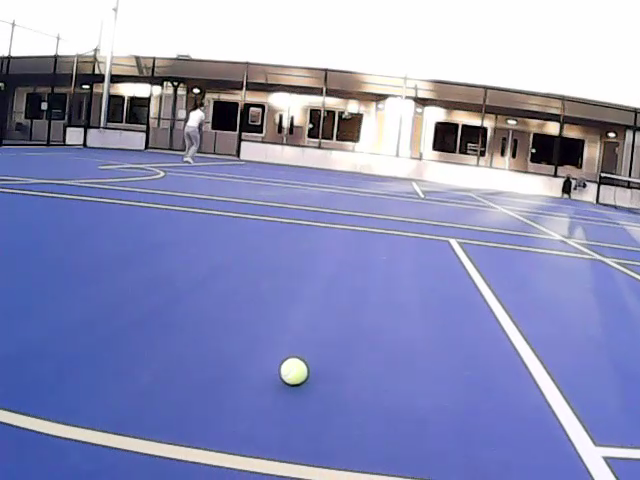
#> input picture frame 28 of minghao/tennis/1.mp4, 640 x 480 px
$ python tennis_.py
#> lines starting #> are read from the running program, lines starting #| are printed output that depends on the picture; after the words box and inside, x2 and y2 are one past the last pixel; in counts of white or black regions, pixels touching at a corner belong together
import cv2
import numpy as np
import random
import cv2
import math
import time
import numpy as np
import cv2, PIL
from cv2 import aruco
import matplotlib.pyplot as plt
import matplotlib as mpl
import pandas as pd
import random

remove_div_points = 8
length_filter = 30
random_points =   20 # int(0.75 *  length_filter ) -1 # num + 0.25 Length < Length


def get_circle_center(p1, p2, p3):
    """
    计算三个点的外接圆圆心
    """
    temp = p2[0]**2 + p2[1]**2
    bc = (p1[0]**2 + p1[1]**2 - temp) / 2
    cd = (temp - p3[0]**2 - p3[1]**2) / 2
    det = (p1[0] - p2[0]) * (p2[1] - p3[1]) - (p2[0] - p3[0]) * (p1[1] - p2[1])

    if abs(det) < 1e-6:
      return None

    cx = (bc * (p2[1] - p3[1]) - cd * (p1[1] - p2[1])) / det
    cy = ((p1[0] - p2[0]) * cd - (p2[0] - p3[0]) * bc) / det
    return int(cx), int(cy)

def is_circle(contour,centers):
    """
    检查圆心分布是否接近，判断是否为圆形
    """
    n = remove_div_points
    threshold = 4

    # 将列表转换为 NumPy 数组
    centers = np.array(centers)
    # 计算均值中心
    mean_center = np.mean(centers, axis=0)
    # 计算每个点到均值中心的距离
    distances = np.linalg.norm(np.squeeze(centers - mean_center), axis=1)
    # 找到距离最大的 n 个点的索引
    indices_to_remove = np.argpartition(distances, -n)[-n:]
    # 创建一个布尔掩码，标记出需要保留的点
    mask = np.ones(centers.shape[0], dtype=bool)
    mask[indices_to_remove] = False
    # 使用掩码创建一个新的数组，不包含最大的 n 个值
    filtered_centers = centers[mask]

    #print('number of centers', len(filtered_centers))
    # 计算 去除散点的中心
    centers = np.array(filtered_centers)
    mean_center = np.mean(centers, axis=0)
    temp = np.squeeze(centers - mean_center)
    distances = (np.linalg.norm(np.squeeze(centers - mean_center), axis=1))

    # 计算半径
    Rs = (np.linalg.norm(np.squeeze(contour - mean_center), axis=1))
    R = np.mean(Rs)
    #print('div',np.mean(distances),'R',R,'mean center',mean_center)
    return (np.mean(distances) < threshold ) , mean_center ,R


if __name__ == '__main__':

    vid = cv2.VideoCapture(2)
    vid.set(cv2.CAP_PROP_FRAME_WIDTH, 640) # 1280
    vid.set(cv2.CAP_PROP_FRAME_HEIGHT, 480) # 720

    video_path = 'tennis/1.mp4'
    vid = cv2.VideoCapture(video_path)

    while True:

        ret, frame = vid.read()
#> frame is the input picture: shape (480, 640, 3); mean B, G, R 186.4, 145.5, 140.9
        #frame = cv2.imread('tennis/13.jpg')

        if not ret:
            vid = cv2.VideoCapture(video_path)
            ret, frame = vid.read()


        ts = time.time() # record time usage
        Original = frame.copy()

        # A
        # 将图像从 BGR 转换为 HSV
        hsv = cv2.cvtColor(frame, cv2.COLOR_BGR2HSV)
#> hsv: shape (480, 640, 3); mean H, S, V 87.3, 76.3, 189.6
        # 定义网球的颜色范围（根据网球的实际颜色调整）
        mask_1 = cv2.inRange(hsv, np.array([25, 70, 0]), np.array([60, 120, 255]))
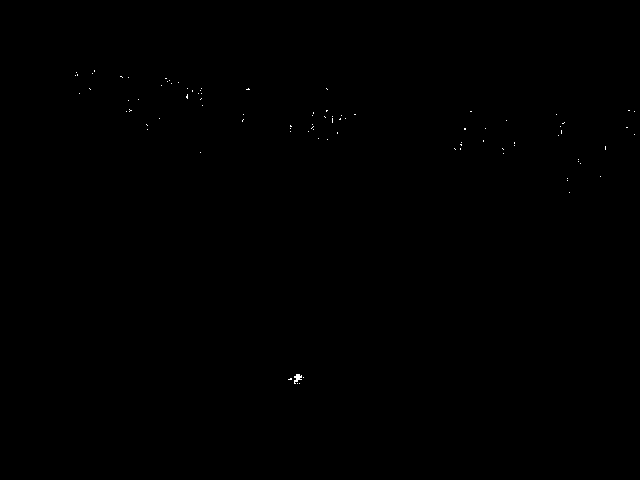
#> mask_1: shape (480, 640); 0.07% white in thin lines or dots, all inside (x1, y1, x2, y2) = (75, 70, 635, 384)
        mask_2 = cv2.inRange(hsv, np.array([25, 20, 50]), np.array([60, 255, 160])) #backlighting(beiguang)
#> mask_2: shape (480, 640); 0.15% white in thin lines or dots, all inside (x1, y1, x2, y2) = (1, 54, 638, 448)
        mask_3 = cv2.inRange(hsv, np.array([8, 0, 220]), np.array([72, 100, 255])) #frontlighting(fanguang)
#> mask_3: shape (480, 640); 4.3% white; 135 white regions (99 under 20 px), largest, box (x1, y1, x2, y2) and area: (18, 416, 362, 480) 3160, (322, 98, 398, 174) 2299, (399, 107, 458, 182) 1516

        # 创建遮罩，只保留在颜色范围内的部分 球
        mask = cv2.bitwise_or(mask_1, mask_2)
        mask = cv2.bitwise_or(mask, mask_3)
#> mask: shape (480, 640); 4.4% white; 273 white regions (234 under 20 px), largest, box (x1, y1, x2, y2) and area: (18, 416, 362, 480) 3160, (322, 98, 398, 174) 2307, (399, 106, 458, 182) 1517
        # 蓝色地面，
        mask_ground = cv2.inRange(hsv, np.array([107, 69, 0]), np.array([126, 200, 255]))
#> mask_ground: shape (480, 640); 54.4% white; 68 black regions (64 under 20 px), largest, box (x1, y1, x2, y2) and area: (0, 0, 640, 480) 133393, (0, 408, 426, 480) 5699, (280, 354, 310, 387) 751, (0, 81, 10, 92) 90

        # 使用形态学操作去除噪声
        mask = cv2.erode(mask, None, iterations=1)
#> mask: shape (480, 640); 2.4% white; 75 white regions (45 under 20 px), largest, box (x1, y1, x2, y2) and area: (34, 421, 361, 480) 2220, (334, 109, 396, 173) 1278, (421, 121, 453, 181) 605
        mask = cv2.dilate(mask, None, iterations=1)
#> mask: shape (480, 640); 3.8% white; 60 white regions (16 under 20 px), largest, box (x1, y1, x2, y2) and area: (25, 419, 362, 480) 3028, (322, 103, 397, 174) 2040, (361, 70, 431, 96) 1021
        tennis_dilated_mask = cv2.dilate(mask, np.ones((15, 15), np.uint8), iterations=4)
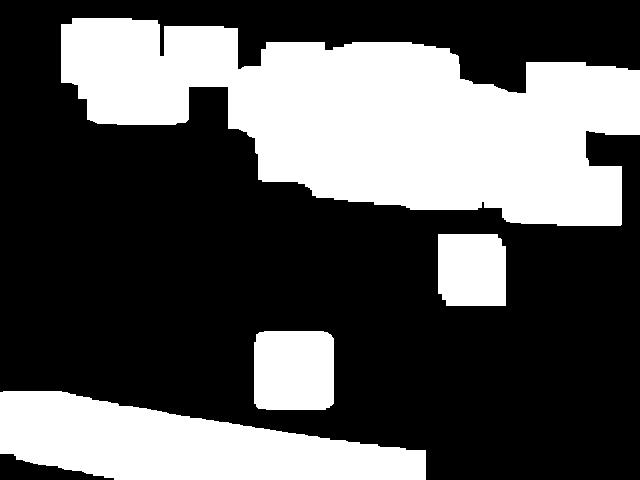
#> tennis_dilated_mask: shape (480, 640); 34.9% white; 4 white regions, box (x1, y1, x2, y2) and area: (61, 18, 640, 226) 72086, (0, 391, 426, 480) 24288, (254, 331, 334, 410) 6204, (438, 234, 506, 306) 4759

        mask_ground = cv2.erode(mask_ground, np.ones((5, 5)), iterations=4)
#> mask_ground: shape (480, 640); 42.4% white; 6 white regions (1 under 20 px), largest, box (x1, y1, x2, y2) and area: (0, 200, 580, 480) 108865, (486, 256, 640, 438) 14709, (0, 432, 232, 480) 5273, (0, 156, 96, 172) 1341, (626, 468, 640, 480) 168
        mask_ground = cv2.dilate(mask_ground, np.ones((15, 15), np.uint8), iterations=4)
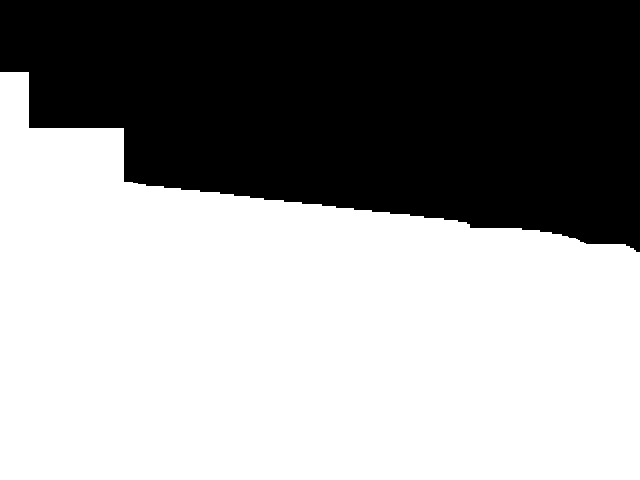
#> mask_ground: shape (480, 640); 59.5% white; 1 black region, box (x1, y1, x2, y2) and area: (0, 0, 640, 252) 124340


        #B
        # 使用Canny边缘检测 并且和ground 颜色取交集
        gray = cv2.cvtColor(frame, cv2.COLOR_BGR2GRAY)
        blurred = cv2.GaussianBlur(gray, (7, 7), 3)
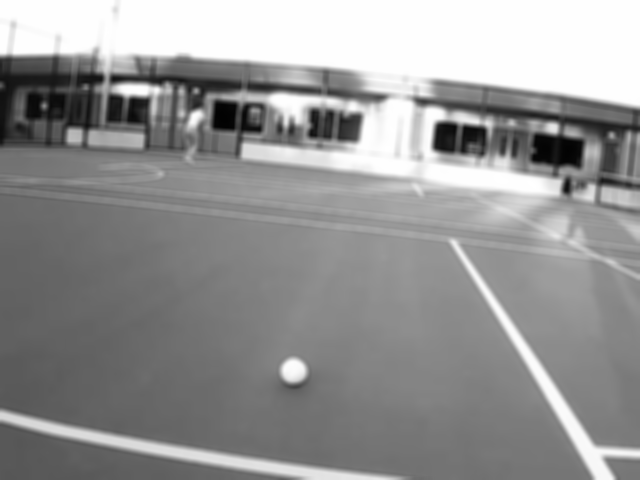
#> blurred: shape (480, 640); min 2, max 255, mean 148.7
        edges = cv2.Canny(blurred, 50, 150)
#> edges: shape (480, 640); 2.8% white in thin lines or dots
        edges = cv2.bitwise_and(edges, mask_ground)
#> edges: shape (480, 640); 0.84% white in thin lines or dots, all inside (x1, y1, x2, y2) = (0, 81, 640, 480)
        # 对 edges 进行膨胀操作
        edges_dilated = cv2.dilate(edges, None, iterations=1)
#> edges_dilated: shape (480, 640); 2.7% white; 11 white regions, largest, box (x1, y1, x2, y2) and area: (0, 192, 640, 480) 3779, (0, 409, 412, 479) 1381, (0, 419, 311, 478) 1045


        #C
        # 找颜色和轮廓重合部分
        # 计算重叠部分
        intersection = cv2.bitwise_and(tennis_dilated_mask, edges)
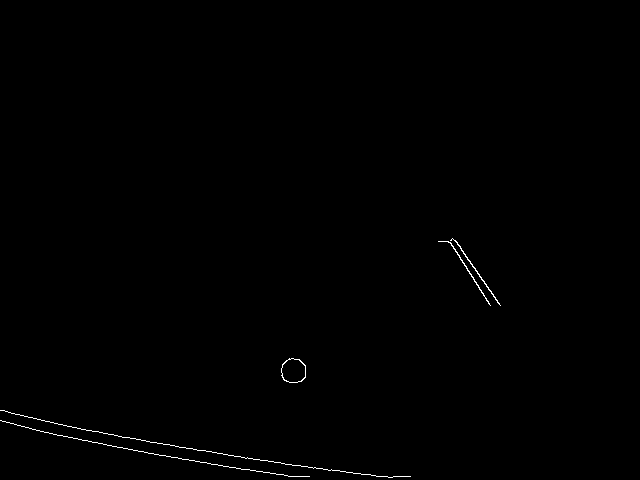
#> intersection: shape (480, 640); 0.34% white in thin lines or dots, all inside (x1, y1, x2, y2) = (0, 238, 501, 478)
        # 找到重叠部分的轮廓
        intersection_contours, _ = cv2.findContours(intersection, cv2.RETR_EXTERNAL, cv2.CHAIN_APPROX_NONE)
#> intersection_contours = 5 contours, 2 with area under 20; largest, box (x1, y1, x2, y2) and area: (281, 358, 306, 383) 479, (450, 238, 501, 306) 45, (438, 241, 491, 306) 40
        # 保留最长的10个轮廓，并且保留大于 length_filter 的轮廓
        intersection_contours = sorted(intersection_contours, key=lambda c: cv2.arcLength(c, True), reverse=True)[:20]
        filtered_contours = [contour for contour in intersection_contours if len(contour) > length_filter]
#> filtered_contours has the same summary as intersection_contours
        # 保留重叠的轮廓黑底图上
        result_image = np.zeros_like(frame)
        cv2.drawContours(result_image, filtered_contours, -1, (255, 0, 0), 3)


        #D
        valid_circles = []
        mean_centers = []
        Radius = []
        # 验证每个轮廓是否为圆形
        for contour in filtered_contours:
            centers = []
            for k in range(random_points):
                # [7 lines of commented-out code are left out]
                idx1, idx2, idx3 = np.random.choice(len(contour), 3, replace=True)
                p1, p2, p3 = contour[idx1][0], contour[idx2][0], contour[idx3][0]
                center = get_circle_center(p1, p2, p3)

                if center:
                    centers.append(center)
                    cv2.circle(result_image, center, 1, (len(contour), len(contour), len(contour)), 2)
            if len(centers) > remove_div_points +1:
                check,m_center,R = is_circle(contour,centers)
            if check:
                mean_centers.append(m_center)
                valid_circles.append(contour)
                Radius.append(R)
#> this loop made 5 passes
#> (indices_to_remove in is_circle, R) on passes 1 to 5: ([15, 17, 18, 14, 8, 7, 4, 0], 2371), ([1, 8, 0, 4, 16, 17, 3, 10], 2602.4), ([9, 13, 12, 15, 10, 7, 5, 0], 47.32), ([7, 8, 6, 15, 16, 3, 1, 0], 169.4), ([11, 8, 12, 4, 3, 2, 16, 0], 12.35)
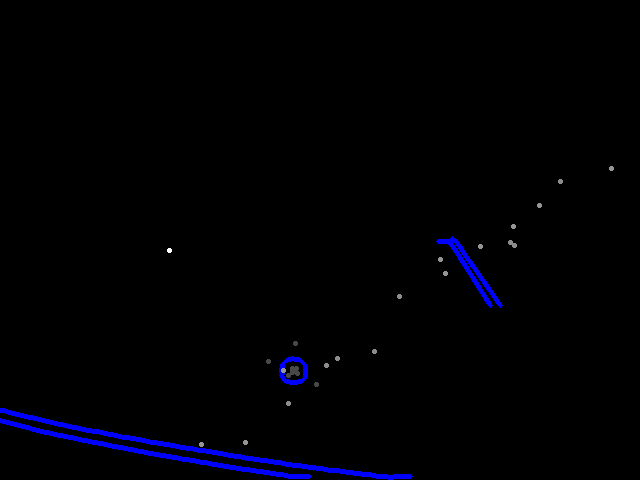
#> result_image: shape (480, 640, 3); mean of channels 0, 1, 2 4.2, 0.2, 0.2; drawn as B, G, R
#> after the loop, Radius = [12.35]; mean_centers = [[292.8, 370.1]]; valid_circles = 1 contour; box (x1, y1, x2, y2) and area: (281, 358, 306, 383) 479

        #E
        # 初始化最大面积， 计算圆的最大的面积,找到面积最大的球
        max_area = 0
        max_contour = None
        for contour in valid_circles:
            area = cv2.contourArea(contour)
            if area > max_area:
                max_area = area
                max_contour = contour
#> this loop made 1 pass
#> (area, max_area) on pass 1: (479, 479)
#> after the loop, max_area = 479; max_contour = contour of 72 points, box (x1, y1, x2, y2) (281, 358, 306, 383), area 479

        # 以圆心，半径，画出框
        for i in range(len(Radius)):
            Radius = np.array(Radius)
            max_R = np.max(Radius)

            if cv2.contourArea(valid_circles[i]) > 0.5 * max_area and max_R > 5:
                R_int = int(Radius[i])
                center = mean_centers[i]
                x, y = map(int, map(round, center))
                cv2.circle(frame, (x,y), 1, (0,0,255), 8)
                cv2.rectangle(frame, (x-R_int, y-R_int), (x + R_int, y + R_int), (0, 0, 255), 3)
                print('circle number : ', i+1 , 'position ' , x-320, y-240)
#> this loop made 1 pass
#> (Radius, max_R, R_int, center, x, y) on pass 1: ([12.35], 12.35, 12, [292.8, 370.1], 293, 370)
#> (printed output is left out)
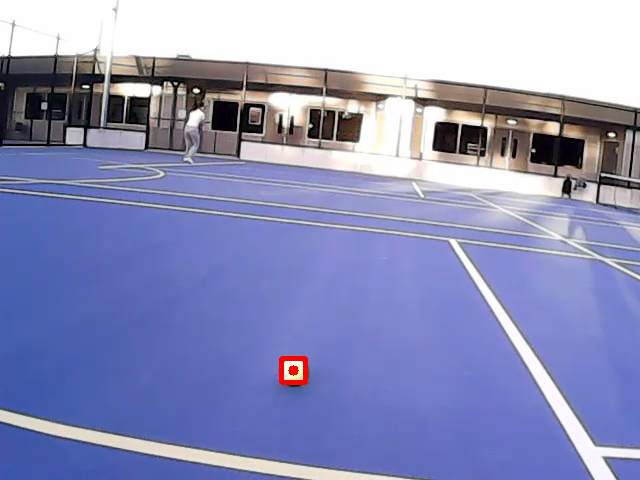
#> frame: shape (480, 640, 3); 0.18% of pixels changed, all inside (x1, y1, x2, y2) = (279, 356, 308, 385)

        print('time used all', time.time() - ts)
        x_offset = 800
        y_offset = 600
        # 显示结果图像
        cv2.imshow('erode' ,mask)
        cv2.moveWindow('erode', x_offset * 0, y_offset * 0)
        cv2.imshow('color mask' ,tennis_dilated_mask)
        cv2.moveWindow('color mask', x_offset * 0, y_offset * 1)
        cv2.imshow('ground mask' ,mask_ground)
        cv2.moveWindow('ground mask', x_offset * 1, y_offset * 0)
        cv2.imshow('edge capture',edges)
        cv2.moveWindow('edge capture', x_offset * 1, y_offset * 1)
        cv2.imshow('contour after color comb',result_image)
        cv2.moveWindow('contour after color comb', x_offset * 2, y_offset * 0)
        cv2.imshow('tennis',frame)
        cv2.moveWindow('tennis', x_offset * 2, y_offset * 1)
        #cv2.imshow('Original',Original)
        #cv2.moveWindow('Original', x_offset * 2-150, y_offset * 2)
        time.sleep(0.01)

        if cv2.waitKey(1) & 0xFF == ord('q'):
#> (key q is pressed here)
            break

$ run again, starting later in the video
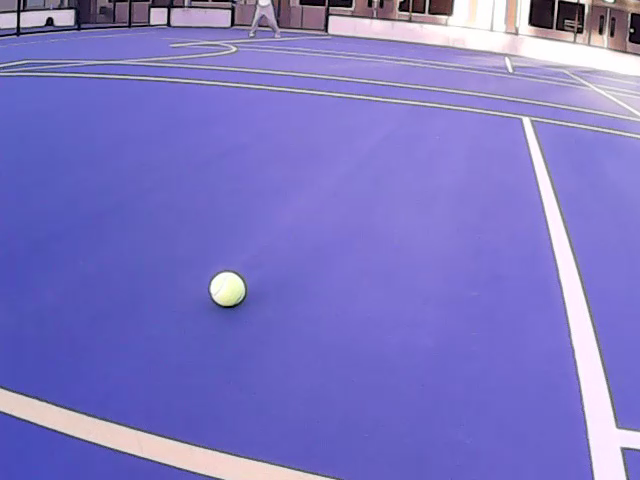
#> input picture frame 128 of minghao/tennis/1.mp4, 640 x 480 px
#> frame is the input picture: shape (480, 640, 3); mean B, G, R 196.5, 118.6, 125.3
#> hsv: shape (480, 640, 3); mean H, S, V 119.2, 104.3, 197.9
#> mask_1: shape (480, 640); 0.02% white in thin lines or dots, all inside (x1, y1, x2, y2) = (220, 0, 616, 306)
#> mask_2: shape (480, 640); 0.03% white in thin lines or dots, all inside (x1, y1, x2, y2) = (116, 0, 634, 478)
#> mask_3: shape (480, 640); 1.7% white; 120 white regions (90 under 20 px), largest, box (x1, y1, x2, y2) and area: (432, 0, 506, 50) 1259, (212, 273, 244, 303) 693, (0, 398, 52, 420) 458
#> tennis_dilated_mask: shape (480, 640); 15.7% white; 3 white regions, box (x1, y1, x2, y2) and area: (0, 366, 353, 480) 22403, (413, 0, 640, 102) 18768, (184, 246, 272, 330) 7171
#> edges_dilated: shape (480, 640); 2.7% white; 9 white regions (1 under 20 px), largest, box (x1, y1, x2, y2) and area: (0, 76, 640, 480) 4086, (0, 7, 159, 40) 1397, (0, 388, 333, 479) 1182
#> intersection: shape (480, 640); 0.22% white in thin lines or dots, all inside (x1, y1, x2, y2) = (0, 272, 332, 478)
#> intersection_contours = 3 contours, 2 with area under 20; largest, box (x1, y1, x2, y2) and area: (210, 272, 244, 305) 838
#> filtered_contours has the same summary as intersection_contours
#> the loop `for contour in filtered_contours:` made 3 passes
#> (indices_to_remove in is_circle, R) on passes 1 to 3: ([13, 5, 3, 9, 2, 17, 18, 1], 2307.7), ([8, 0, 11, 7, 16, 6, 18, 19], 1302.2), ([1, 7, 16, 11, 8, 6, 17, 15], 16.34)
#> after the loop `for contour in filtered_contours:`:
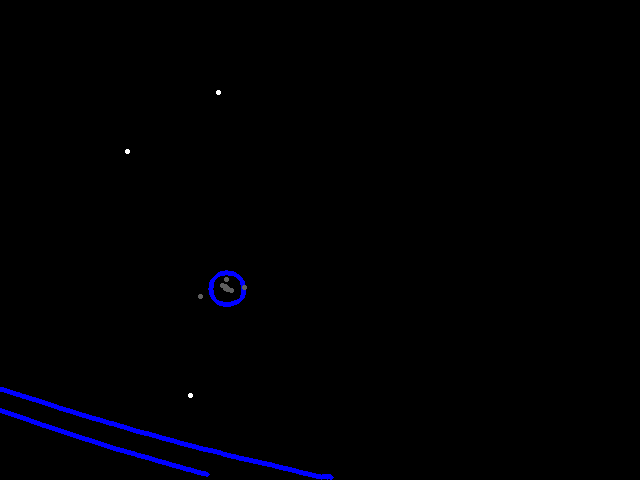
#> result_image: shape (480, 640, 3); mean of channels 0, 1, 2 2.7, 0.1, 0.1; drawn as B, G, R
#> after the loop `for contour in filtered_contours:`: Radius = [16.34]; mean_centers = [[226, 287.8]]; valid_circles = 1 contour; box (x1, y1, x2, y2) and area: (210, 272, 244, 305) 838
#> the loop `for contour in valid_circles:` made 1 pass
#> (area, max_area) on pass 1: (838, 838)
#> after the loop `for contour in valid_circles:`: max_area = 838; max_contour = contour of 94 points, box (x1, y1, x2, y2) (210, 272, 244, 305), area 838
#> the loop `for i in range(len(Radius)):` made 1 pass
#> (Radius, max_R, R_int, center, x, y) on pass 1: ([16.34], 16.34, 16, [226, 287.8], 226, 288)
#> (printed output is left out)
#> after the loop `for i in range(len(Radius)):`:
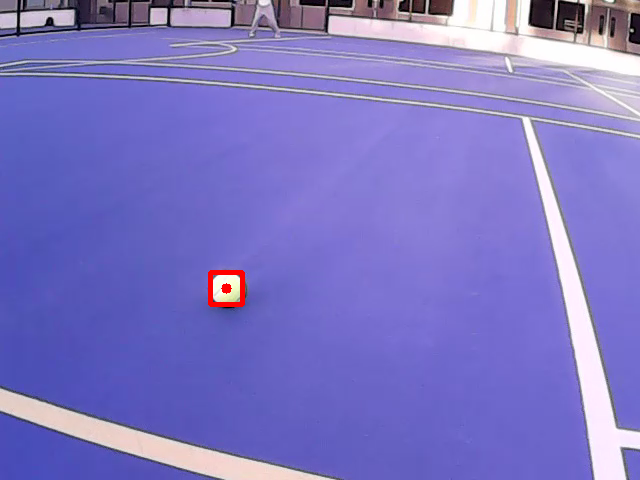
#> frame: shape (480, 640, 3); 0.23% of pixels changed, all inside (x1, y1, x2, y2) = (208, 270, 245, 307)
